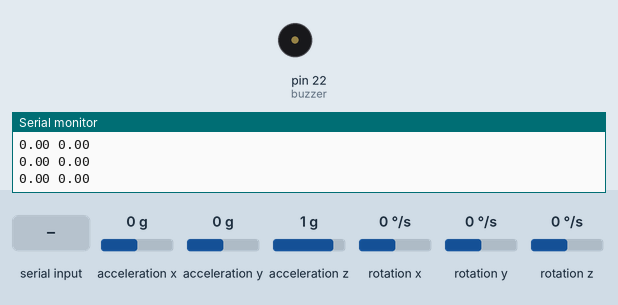
A sketch run on a simulated Arduino Mega 2560, built with avr-gcc and run on an emulated ATmega2560. Parts: buzzer (waves = sounding), the last lines printed to the serial monitor. Inputs (shaded band) come from the test bench; at power-on: acceleration x 0 g, acceleration y 0 g, acceleration z 1 g, rotation x 0 °/s, rotation y 0 °/s, rotation z 0 °/s.

Above: at 1.2 s.
1.3 s: "E\n" received over Serial
At 1.6 s:
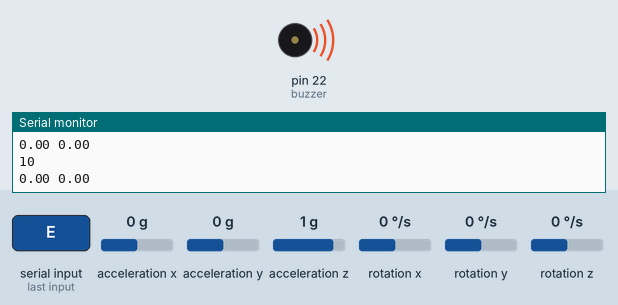
Timing chart, 0 to 4.3 s (numbered marks = the images above; inputs shaded):
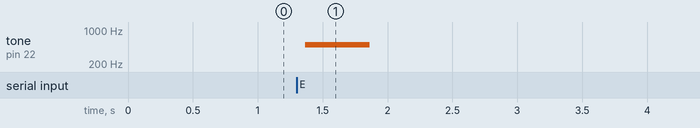

Measured:
- after the input at 1.3 s, tone on pin 22 (buzzer): silent → 500 Hz after 0.06 s, → silent 0.50 s later

The sketch:

lab2gyro.ino
```cpp
#include <Wire.h>
#include <MPU6050.h>

MPU6050 mpu;
int incomingByte = 0;
const int buzzer = 22;
void setup()
{
  Serial.begin(115200);
  pinMode(buzzer,OUTPUT);
  // Initialize MPU6050
  //Serial.println("Initialize MPU6050");
  while(!mpu.begin(MPU6050_SCALE_2000DPS, MPU6050_RANGE_2G))
  {
    Serial.println("Could not find a valid MPU6050 sensor, check wiring!");
    delay(500);
  }


  mpu.calibrateGyro();


  mpu.setThreshold(3);


}


void loop()
{
  Vector rawGyro = mpu.readRawGyro();
  Vector normGyro = mpu.readNormalizeGyro();

//Serial.print(" X = ");
  Serial.print(rawGyro.XAxis);
  Serial.print(" ");
  Serial.print(rawGyro.YAxis);
  Serial.print("\n");
//  Serial.print(" Zraw = ");
//  Serial.println(rawGyro.ZAxis);
  if (Serial.available() > 0) {
    // read the incoming byte:
    incomingByte = Serial.read();
    Serial.println(incomingByte);

    if(incomingByte == 'E') {

      tone(buzzer, 500, 500);
    }
  }

  delay(100);
}
```
